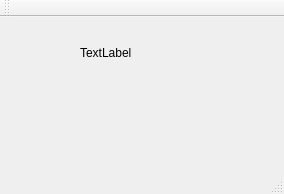
<?xml version="1.0" encoding="UTF-8"?>
<ui version="4.0">
 <class>MainWindow</class>
 <widget class="QMainWindow" name="MainWindow">
  <property name="geometry">
   <rect>
    <x>0</x>
    <y>0</y>
    <width>284</width>
    <height>194</height>
   </rect>
  </property>
  <property name="windowTitle">
   <string>MainWindow</string>
  </property>
  <widget class="QWidget" name="centralWidget">
   <widget class="QLabel" name="label">
    <property name="geometry">
     <rect>
      <x>80</x>
      <y>10</y>
      <width>101</width>
      <height>51</height>
     </rect>
    </property>
    <property name="text">
     <string>TextLabel</string>
    </property>
   </widget>
  </widget>
  <widget class="QMenuBar" name="menuBar">
   <property name="geometry">
    <rect>
     <x>0</x>
     <y>0</y>
     <width>284</width>
     <height>18</height>
    </rect>
   </property>
  </widget>
  <widget class="QToolBar" name="mainToolBar">
   <attribute name="toolBarArea">
    <enum>TopToolBarArea</enum>
   </attribute>
   <attribute name="toolBarBreak">
    <bool>false</bool>
   </attribute>
  </widget>
  <widget class="QStatusBar" name="statusBar"/>
 </widget>
 <layoutdefault spacing="6" margin="11"/>
 <resources/>
 <connections/>
</ui>
